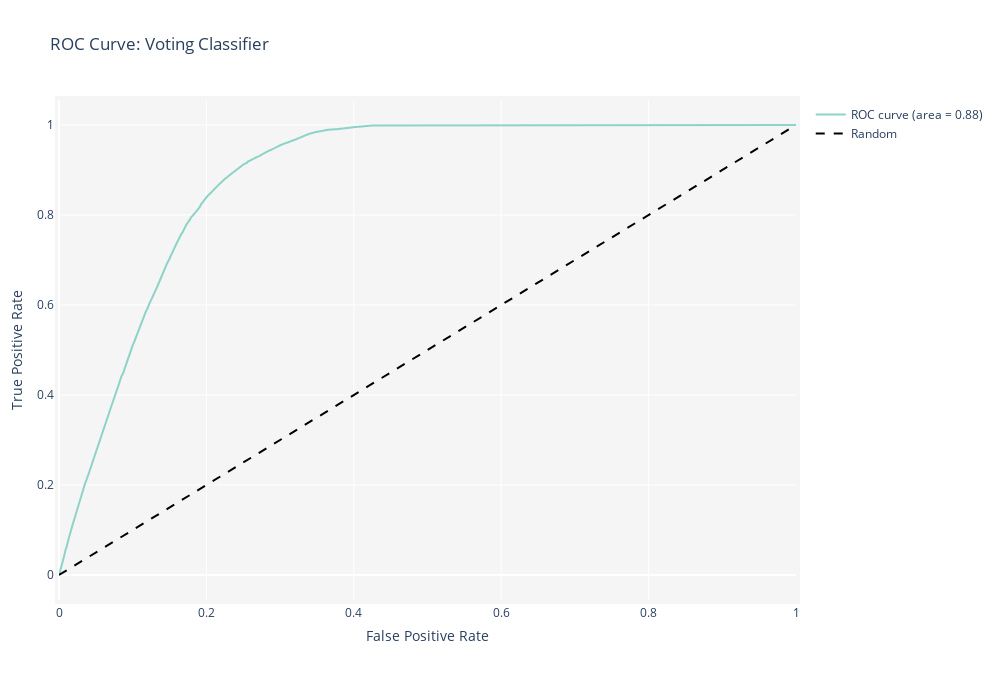

The cell this chart's notebook holds for it:
### Code cell
import numpy as np
from sklearn.preprocessing import label_binarize
from sklearn.metrics import roc_curve, auc
import plotly.graph_objects as go
import plotly.express as px
import viz


y_pred_proba_class_1 = vc_clf_pipeline.predict_proba(valid.drop(columns='Response'))[:, 1]
viz.plot_roc_curve(valid['Response'], y_pred_proba_class_1, title='Voting Classifier')

### Figure 1 — Plotly figure (JSON) as saved in the notebook; plotly's stock layout.template omitted (floating-point values rounded to 4 significant figures; data arrays with more than 128 entries replaced by an {"elided": "..."} marker saying what was removed)
{"data": [{"line": {"color": "rgb(141,211,199)"}, "mode": "lines", "name": "ROC curve (area = 0.88)", "type": "scatter", "x": {"elided": "21074 float values"}, "y": {"elided": "21074 float values"}}, {"line": {"color": "black", "dash": "dash"}, "mode": "lines", "name": "Random", "type": "scatter", "x": [0, 1], "y": [0, 1]}], "layout": {"autosize": false, "height": 700, "margin": {"b": 100, "l": 50, "pad": 4, "r": 50, "t": 100}, "plot_bgcolor": "whitesmoke", "title": {"text": "ROC Curve: Voting Classifier"}, "width": 1000, "xaxis": {"title": {"text": "False Positive Rate"}}, "yaxis": {"title": {"text": "True Positive Rate"}}}}
